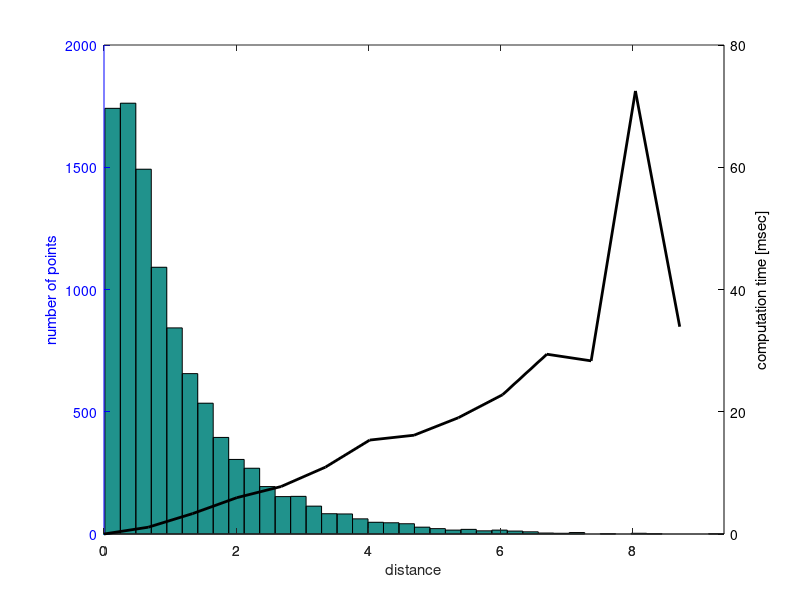
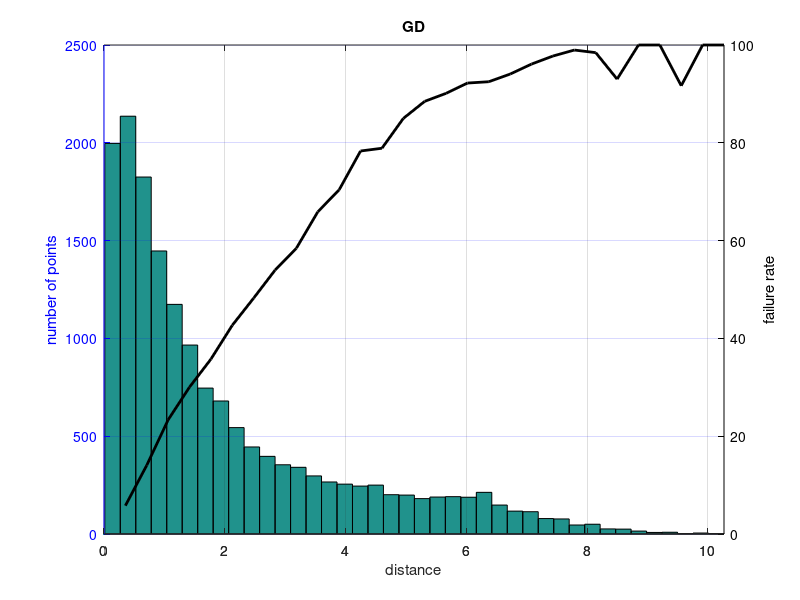

Here is the MATLAB script that generated these plots, in order:
% In this test, I test failure rate of local connections while considering
% the ABB joint limits and obstacles. This should give an idea about the
% performance of the Lazy strategy
% The success rate is also tracked to calculate visibility.
% last updated: 08/29/17

% gd_rbs_verification.txt - seed: 1504025383
% Results in the above files in this form:
% f << {success} << " " << {path verified} << " " << {distance between confs.} << " " << rbs_time << endl;

clear all
clc

D = load('gd_rbs_verification_withObs.txt');

%% Verification

suc = D(:,1)==1;
verf = D(:,2)==1;

disp(['Results of ' num2str(size(D,1)) ' local-connection queries.']);

disp(['Percent of successful local-connections that were verified: ' num2str(sum(verf & suc)/sum(suc)*100) '%']);

%%

disp(['Avg. runtime for successful local-connection: ' num2str(mean(D(suc,4))*1e3)  ' +/- ' num2str(std(D(suc,4))/sqrt(size(D(suc,4),1))*1e3) ' msec ']);
disp(['Avg. runtime for failed local-connection: ' num2str(mean(D(~suc,4))*1e3)  ' +/- ' num2str(std(D(suc,4))/sqrt(size(D(~suc,4),1))*1e3) ' msec ']);

disp(['Success rate/visibility for the RBS: ' num2str(sum(suc)/size(D,1)*100) '%']);

%% Runtime

clear td d
Dd = D(suc,3);
Td = D(suc,4);
max_d = max(Dd);
d = linspace(0, max_d, 15);
for i = 2:length(d)
    M = Td(Dd>=d(i-1) & Dd<d(i));
    td(i) = mean(M);
end
td(1) = 0;

figure(1)
hist(Dd, 40);
hold on
[hAx,hLine1,hLine2] = plotyy(0,0,d, td*1000);
hold off
set(hLine2,'color','k','linewidth',2)
set(hAx,{'ycolor'},{'b';'k'})
xlabel('distance');
ylabel(hAx(1),'number of points');
ylabel(hAx(2),'computation time [msec]');
% ylim(hAx(1),[0 8500]);
% ylim(hAx(2),[0 0.12]);

%% Visibility

clear V d
Dd = D(:,3);
max_d = max(Dd);
d = linspace(0, max_d, 30);
for i = 2:length(d)
    S = D(D(:,3)>=d(i-1) & D(:,3)<d(i), 1);
    V(i-1) = (1-sum(S)/length(S)) * 100;
end
% V(1) = 100;

figure(2)
hist(Dd, 40);
hold on
[hAx,hLine1,hLine2] = plotyy(0,0, d(2:end), V);
hold off
set(hLine2,'color','k','linewidth',2)
set(hAx,{'ycolor'},{'b';'k'})
xlabel('distance');
ylabel(hAx(2),'failure rate');
ylabel(hAx(1),'number of points');
title('GD');
grid on
